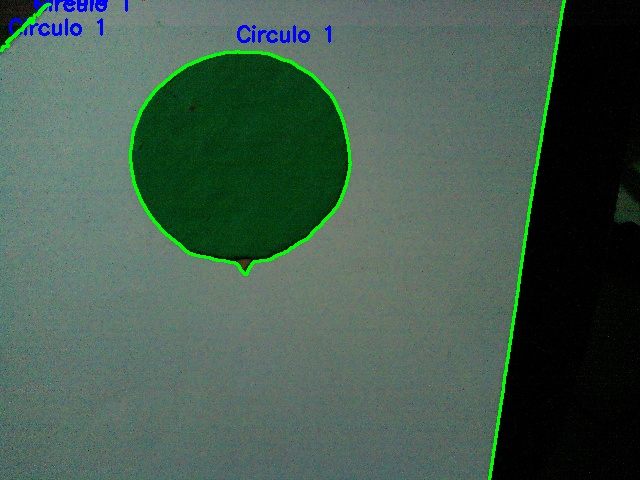
#> input picture Proyecto/imagen.jpg, 640 x 480 px
$ python -i ImageCamera.py   (imports and definitions only)
#> lines starting #> are read from the running program, lines starting #| are printed output that depends on the picture; after the words box and inside, x2 and y2 are one past the last pixel; in counts of white or black regions, pixels touching at a corner belong together; long printed decimals are rounded
import cv2
import numpy as np
import math

# Definir algunos colores comunes en formato RGB
common_colors = {
    "red": (255, 0, 0),
    "green": (0, 255, 0)
}

# Función para calcular la distancia Euclidiana entre dos colores RGB
def euclidean_distance(color1, color2):
    return math.sqrt((color1[0] - color2[0]) ** 2 + (color1[1] - color2[1]) ** 2 + (color1[2] - color2[2]) ** 2)

# Función para encontrar el color más cercano de la lista de colores comunes
def closest_color(color):
    min_distance = float('inf')
    closest_name = None
    for name, common_color in common_colors.items():
        dist = euclidean_distance(color, common_color)
        if dist < min_distance:
            min_distance = dist
            closest_name = name
    return closest_name

# Función para identificar la figura
def identify_shape(contour):
    # Aproximar el contorno a un polígono (reduce el número de vértices)
    epsilon = 0.04 * cv2.arcLength(contour, True)  # Tolerancia para la aproximación
    approx = cv2.approxPolyDP(contour, epsilon, True)

    # Obtener el número de vértices
    num_vertices = len(approx)

    # Identificar la figura según el número de vértices
    if num_vertices == 3:
        return "Triángulo", (0, 255, 0)  # Verde
    elif num_vertices == 4:
        # Rectángulo o Cuadrado
        # Verificar si es un cuadrado o un rectángulo (usando la relación de aspecto)
        x, y, w, h = cv2.boundingRect(approx)
        aspect_ratio = float(w) / h
        if 0.95 < aspect_ratio < 1.05:
            return "Cuadrado", (0, 0, 255)  # Rojo
        else:
            return "Rectángulo", (0, 0, 255)  # Rojo
    elif num_vertices > 4:
        print("Circulo")
        return "Circulo", (255, 0, 0)  # Azul
    else:
        # Si no tiene los vértices suficientes, puede ser un círculo (aproximación por redondez)
        # Calcular el área y el perímetro
        area = cv2.contourArea(contour)
        perimeter = cv2.arcLength(contour, True)
        if perimeter == 0:
            return "Desconocido", (255, 0, 0)  # Azul
        circularity = 4 * np.pi * (area / (perimeter ** 2))
        if 0.7 < circularity < 1.2:  # Umbral para redondez
            return "Círculo", (255, 255, 0)  # Amarillo
        else:
            return "Circulo", (255, 0, 0)  # Azul

def figure():

    # Cargar la imagen desde un archivo
    image = cv2.imread('imagen.jpg')
#> image is the input picture: shape (480, 640, 3); mean B, G, R 78.5, 91.6, 68.2

    # Verificar que la imagen se cargó correctamente
    if image is None:
        print("Error: No se pudo cargar la imagen.")
        exit()

    # Redimensionar la imagen (opcional, para mejorar el rendimiento)
    new_width = 640  # Puedes ajustar el tamaño
    height, width = image.shape[:2]
#> height = 480; width = 640
    aspect_ratio = height / width
#> aspect_ratio = 0.75
    new_height = int(new_width * aspect_ratio)
#> new_height = 480
    resized_image = cv2.resize(image, (new_width, new_height))

    # Convertir la imagen redimensionada a escala de grises
    gray = cv2.cvtColor(resized_image, cv2.COLOR_BGR2GRAY)
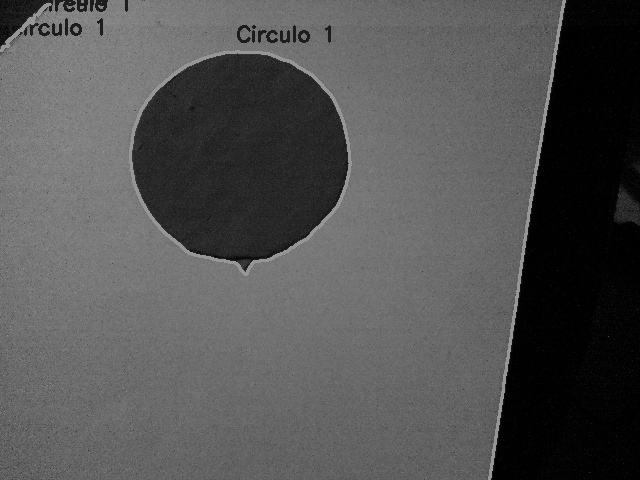
#> gray: shape (480, 640); min 0, max 165, mean 83.1

    # Aplicar un desenfoque para reducir el ruido
    blurred = cv2.GaussianBlur(gray, (5, 5), 0)

    # Detectar bordes usando el operador Canny
    edges = cv2.Canny(blurred, 50, 150)
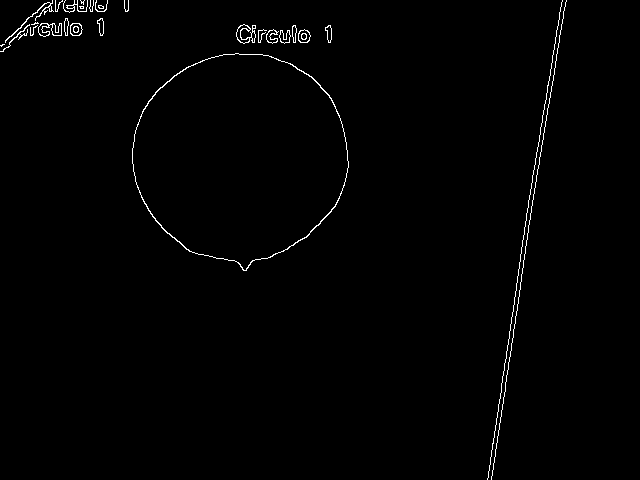
#> edges: shape (480, 640); 0.96% white in thin lines or dots, all inside (x1, y1, x2, y2) = (0, 0, 567, 480)

    # Encontrar los contornos
    contours, hierarchy = cv2.findContours(edges, cv2.RETR_EXTERNAL, cv2.CHAIN_APPROX_SIMPLE)
#> contours = 27 contours, 13 with area under 20; largest, box (x1, y1, x2, y2) and area: (132, 53, 349, 271) 35072, (38, 23, 62, 37) 168, (236, 24, 256, 44) 168, (298, 29, 311, 43) 126, (70, 23, 83, 36) 125

    # Verificar si se encontraron contornos
    if len(contours) == 0:
        print("No se encontraron contornos.")
    else:
        print(f"Se encontraron {len(contours)} contornos.")
#| Se encontraron 27 contornos.

    # Crear una máscara en blanco (negra con los contornos blancos)
    mask = np.zeros(gray.shape, dtype=np.uint8)

    # Rellenar la máscara con los contornos detectados (blanco)
    cv2.drawContours(mask, contours, -1, (255), thickness=cv2.FILLED)
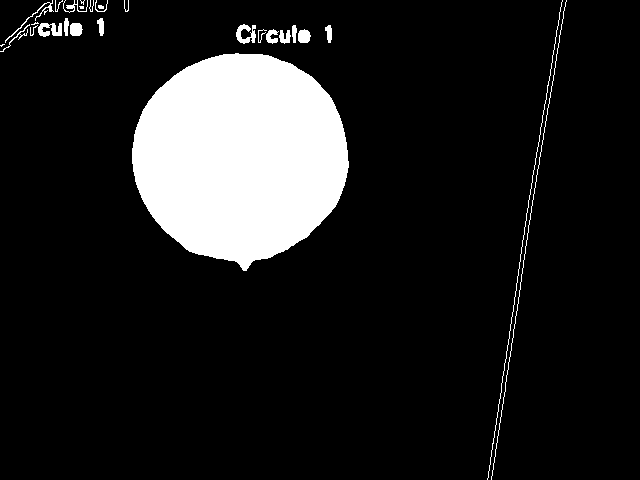
#> mask: shape (480, 640); 12.4% white; 27 white regions (4 under 20 px), largest, box (x1, y1, x2, y2) and area: (132, 53, 349, 271) 35374, (487, 0, 563, 480) 482, (491, 0, 567, 480) 480

    # Extraer los colores de la región de la figura usando la máscara
    masked_image = cv2.bitwise_and(resized_image, resized_image, mask=mask)
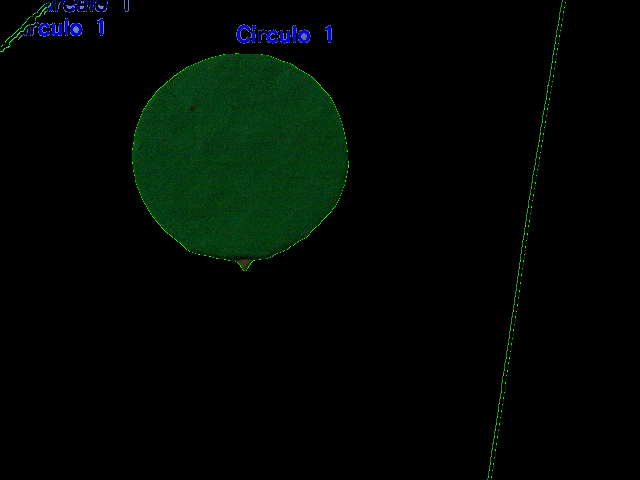
#> masked_image: shape (480, 640, 3); mean B, G, R 3.2, 7.8, 1.1

    # Calcular el promedio de color en la máscara (la figura)
    mean_color = cv2.mean(resized_image, mask=mask)
#> mean_color = (26.09, 63.04, 8.94, 0)

    # Obtener el color promedio en formato BGR
    mean_bgr = mean_color[:3]
#> mean_bgr = (26.09, 63.04, 8.94)
    print(f"Promedio de color (BGR): {mean_bgr}")
#| Promedio de color (BGR): (26.087, 63.036, 8.940)

    if mean_bgr[1] > mean_bgr[0] and mean_bgr[1] > mean_bgr[2]:
        color_figure = (0, 255, 0)
    elif mean_bgr[2] > mean_bgr[0] and mean_bgr[2] > mean_bgr[1]:
        color_figure = (255, 0, 0)
    else:
        print("No se detecta el color claramente, revisar iluminación del ambiente")

    # Encontrar el nombre del color más cercano
    color_name = closest_color(color_figure)
    print(f"Nombre aproximado del color: {color_name}")

    # Identificar la figura en cada contorno
    for contour in contours:
        shape, color = identify_shape(contour)
        # Aproximar el contorno y dibujar la figura
        epsilon = 0.04 * cv2.arcLength(contour, True)
        approx = cv2.approxPolyDP(contour, epsilon, True)

        # Dibujar el contorno y el nombre de la figura
        #cv2.drawContours(resized_image, [approx], -1, color, 2)
        x, y = approx.ravel()[0], approx.ravel()[1]  # Coordenadas para colocar el texto
        cv2.putText(resized_image, shape, (x, y - 10), cv2.FONT_HERSHEY_SIMPLEX, 0.7, color, 2)
#> this loop made 27 passes
#> (epsilon, num_vertices in identify_shape, shape, color, x, y) on passes 1 to 12: (28.48, 6, 'Circulo', (255, 0, 0), 235, 53), (0.386, 6, 'Circulo', (255, 0, 0), 4, 44), (2.38, 5, 'Circulo', (255, 0, 0), 280, 30), (1.72, 6, 'Circulo', (255, 0, 0), 307, 30), (2.5, 7, 'Circulo', (255, 0, 0), 273, 29), (2.79, 6, 'Circulo', (255, 0, 0), 266, 30), (1.7, 5, 'Circulo', (255, 0, 0), 328, 25), (1.59, 5, 'Circulo', (255, 0, 0), 293, 25), (1.79, 7, 'Circulo', (255, 0, 0), 37, 25), (5.2, 7, 'Circulo', (255, 0, 0), 240, 25), (5.24, 6, 'Circulo', (255, 0, 0), 29, 24), (1.69, 5, 'Circulo', (255, 0, 0), 72, 23)
#> (epsilon, approx, num_vertices in identify_shape, x, y, w in identify_shape, h in identify_shape, aspect_ratio in identify_shape) on passes 14, 17, 26: (0.659, [[38, 23], [35, 22], [33, 24], [31, 24]], 4, 38, 23, 8, 3, 2.67), (0.457, [[79, 6], [80, 8], [83, 8], [83, 6]], 4, 79, 6, 5, 3, 1.67), (2.09, [[62, 0], [56, 11], [55, 0], [55, 11]], 4, 62, 0, 8, 12, 0.667)
#| Circulo
#| Circulo
#| Circulo
#| Circulo
#| Circulo
#| Circulo
#| Circulo
#| Circulo
#> (further printed lines are left out)
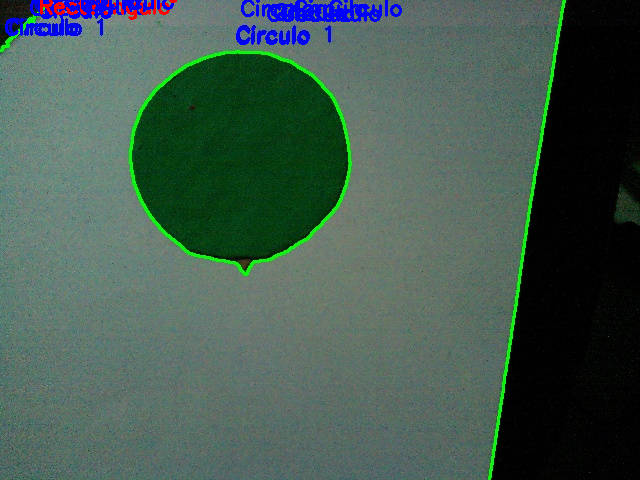
#> resized_image: shape (480, 640, 3); 1.66% of pixels changed, all inside (x1, y1, x2, y2) = (5, 0, 402, 45)

    # Dibujar los contornos directamente sobre la imagen original
    cv2.drawContours(resized_image, contours, -1, (0, 255, 0), 2)
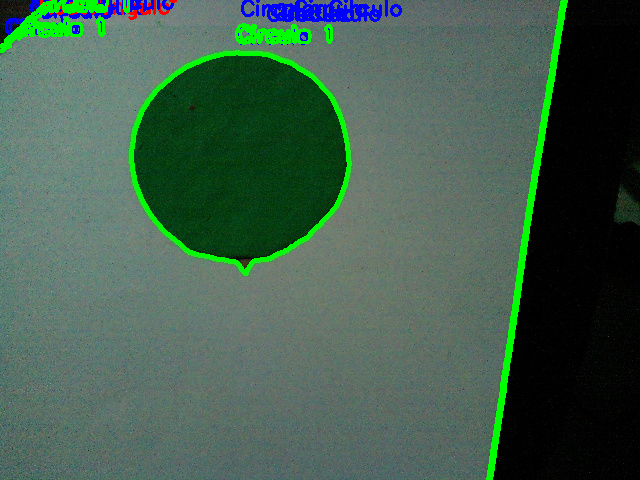
#> resized_image: shape (480, 640, 3); 2.88% of pixels changed, all inside (x1, y1, x2, y2) = (0, 0, 568, 480)

    # Guardar la imagen con los contornos dibujados sobre la original
    image_figute = cv2.imwrite("imagen.jpg", resized_image)
    print("Imagen con contornos guardada como 'imagen.jpg'")

    return color_name

>>> result = figure()
